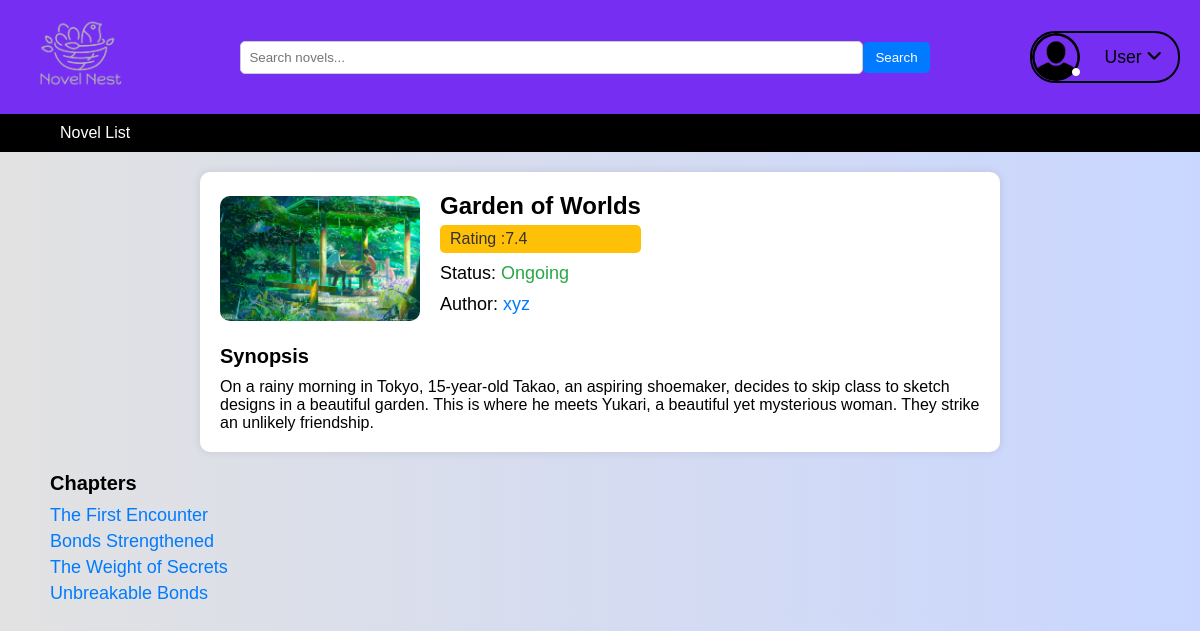
The page /noveldetails.php?novel_id=789006 on the database its author committed.
### tables this page shows
CREATE TABLE `novel` (
  `novel_id` bigint(20) UNSIGNED NOT NULL,
  `novel_name` varchar(255) NOT NULL,
  `status` tinyint(1) NOT NULL,
  `intro` longtext NOT NULL,
  `novel_img_link` varchar(255) NOT NULL,
  `Rating` float NOT NULL,
  `Action` tinyint(1) NOT NULL,
  `Adventure` tinyint(1) NOT NULL,
  `Fantasy` tinyint(1) NOT NULL,
  `Isekai` tinyint(1) NOT NULL,
  `Slice_of_Life` tinyint(1) NOT NULL,
  `Read_Count` int(11) NOT NULL
);

CREATE TABLE `novel_chapter` (
  `novel_id` bigint(20) UNSIGNED NOT NULL,
  `cpt_no` bigint(20) NOT NULL,
  `chapter_title` varchar(255) NOT NULL,
  `cpt_text` longtext NOT NULL,
  `Descript_ID` int(20) NOT NULL
);

### noveldetails.php (the view, shortened to what this page needs)
<?php
include 'dbconn.php';
if (isset($_GET['novel_id'])) {
    $novel_id = $_GET['novel_id'];
    $query = "SELECT * FROM novel WHERE novel_id = $novel_id";
    $result = mysqli_query($con, $query);
    if (mysqli_num_rows($result) > 0) {
        $row = mysqli_fetch_assoc($result);
        $novel_name = $row["novel_name"];
        $rating = $row["Rating"];
        $status = ($row["status"] == 0) ? "Completed" : "Ongoing";
        $author = "xyz";
        $synopsis = $row["intro"];
        $chapters_query = "SELECT * FROM novel_chapter WHERE novel_id = $novel_id ORDER BY cpt_no ASC";
        $chapters_result = mysqli_query($con, $chapters_query);
        $chapters = [];
        while ($chapter_row = mysqli_fetch_assoc($chapters_result)) {
            $chapters[] = $chapter_row;
        }
    } else {
        echo "Novel not found.";
    }
} else {
    echo "Invalid request.";
}
?>
<!DOCTYPE html>
<html lang="en">
<head>
    <link rel="stylesheet" href="detailstyles.css">
    <link rel="stylesheet" href="navbarStyles.css">
    <link
      rel="stylesheet"
      href="https://cdnjs.cloudflare.com/ajax/libs/font-awesome/6.2.1/css/all.min.css"
    />
</head>
<body>
<header>
    <a href="home.php" class="logo"><img src="assets/NovelNestLogo.png" alt="Novel Next Logo"></a>
    <div class="search-bar">
        <input type="text" id="searchInput" placeholder="Search novels...">
        <button onclick="searchNovels()">Search</button>
    </div>
    <div class="profile-dropdown">
        <div onclick="toggle()" class="profile-dropdown-btn">
            <div class="profile-img">
                <i class="fa-solid fa-circle"></i>
            </div>
            <span>
          <?php echo isset($_SESSION['user_name']) ? $_SESSION['user_name'] : 'User'; ?>
            <i class="fa-solid fa-angle-down"></i>
          </span>
        </div>
    </div>
</header>
<nav class="navbar">
    <ul>
        <li><a href="novel_list.php">Novel List</a></li>
    </ul>
</nav>
<div class="container">
    <div class="novel-header">
        <img src="<?php echo $row['novel_img_link']; ?>" alt="Cover Image">
        <div class="novel-info">
            <h1><?php echo $novel_name; ?></h1>
            <div class="rating">
                <span class="rating-count">Rating :<?php echo $rating; ?></span>
            </div>
            <p class="status">Status: <span><?php echo $status; ?></span></p>
            <p class="author">Author: <span><?php echo $author; ?></span></p>
        </div>
    </div>
    <div class="novel-description">
        <h2>Synopsis</h2>
        <p><?php echo $synopsis; ?></p>
    </div>
</div>
<div class="chapter-list">
    <h2>Chapters</h2>
    <ul>
        <?php foreach ($chapters as $chapter): ?>
             <li><a href="chapterPage.php?novel_id=<?php echo $novel_id; ?>&chapter_no=<?php echo $chapter['cpt_no']; ?>&chapter_title=<?php echo urlencode($chapter['chapter_title']); ?>&chapter_text=<?php echo urlencode($chapter['cpt_text']); ?>"><?php echo $chapter["chapter_title"]; ?></a></li>
        <?php endforeach; ?>
    </ul>
</div>
</body>
</html>

### detailstyles.css (style rules this page uses)
* { margin: 0; padding: 0; box-sizing: border-box; }
body { font-family: Arial, sans-serif; background-color: #c9d6ff; background: linear-gradient(to right, #e2e2e2, #c9d6ff); }
header { background-color: #762ef3; color: #ffffff; padding: 10px 20px; display: flex; align-items: center; justify-content: space-between; }
.logo { font-size: 1.5rem; text-decoration: none; color: #000000; }
.logo img { filter: brightness(70%); width: 120px; height: auto; transition: filter 0.3s; }
.search-bar { flex-grow: 1; margin: 20px auto; overflow: hidden; display: flex; justify-content: center; align-items: center; }
.search-bar input[type="text"] { padding: 8px; width: 70%; border: 1px solid #ccc; border-radius: 5px; }
.search-bar button { padding: 8px 12px; border: none; background-color: #007bff; color: #fff; border-radius: 5px; cursor: pointer; }
.profile-dropdown { position: relative; width: fit-content; }
.profile-dropdown-btn { display: flex; align-items: center; justify-content: space-between; padding-right: 1rem; font-size: 0.9rem; font-weight: 500; width: 150px; border-radius: 25px; overflow: hidden; background-color:#762ef3; cursor: pointer; border: 2px solid black; transition: box-shadow 0.2s ease-in, background-color 0.2s ease-in, border 0.3s; }
.profile-img { position: relative; width: 3rem; height: 3rem; border-radius: 50%; background: url(./assets/profile-pic.png); background-size: cover; }
.profile-img i { position: absolute; right: 0; bottom: 0.3rem; font-size: 0.5rem; color: var(--green); }
.profile-dropdown-btn span { margin: 0 0.5rem; margin-right: 0; color: #000000; font-size: 1.1rem; }
.container { max-width: 800px; margin: 20px auto; background-color: #fff; padding: 20px; border-radius: 10px; box-shadow: 0 0 10px rgba(0, 0, 0, 0.1); }
.novel-header { display: flex; align-items: center; }
.novel-header img { width: 200px; height: auto; border-radius: 10px; }
.novel-info { margin-left: 20px; }
.novel-info h1 { font-size: 24px; margin: 0; }
.rating { background-color: #ffc107; color: #333; font-size: 16px; padding: 5px 10px; border-radius: 5px; margin-top: 5px; }
.status, .author { font-size: 18px; margin: 10px 0; }
.status span { color: #28a745; }
.author span { color: #007bff; }
.novel-description { margin-top: 20px; }
.novel-description h2 { font-size: 20px; margin-bottom: 10px; }
.chapter-list { margin-top: 20px; margin-left: 50px }
.chapter-list h2 { font-size: 20px; margin-bottom: 10px; }
.chapter-list ul { list-style-type: none; padding: 0; }
.chapter-list ul li { font-size: 18px; margin-bottom: 5px; }
.chapter-list ul li a { color: #007bff; text-decoration: none; }

### navbarStyles.css (style rules this page uses)
.navbar { background-color: #000000 !important; padding: 10px 40px !important; }
.navbar ul { background-color: #000000 !important; list-style-type: none !important; margin: 0 !important; padding: 0 !important; text-align: left !important; }
.navbar ul li { background-color: #000000 !important; display: inline-block !important; margin-right: 20px !important; }
.navbar ul li:last-child { margin-right: 0 !important; }
.navbar ul li a { text-decoration: none !important; color: #fff !important; padding: 10px 20px !important; border-radius: 5px !important; transition: background-color 0.3s ease !important; }

### rows shown on the page
novel: novel_img_link (picture), novel_name "Garden of Worlds", Rating "7.4", status "Ongoing", intro "On a rainy morning in Tokyo, 15-year-old Takao, an aspiring shoemaker, decides to skip class to sketch designs in a beautiful garden. This is where he meets Yukari, a beautiful yet mysterious woman. They strike an unlikely friendship."
novel_chapter: chapter_title "The First Encounter"
novel_chapter: chapter_title "Bonds Strengthened"
novel_chapter: chapter_title "The Weight of Secrets"
novel_chapter: chapter_title "Unbreakable Bonds"

### other values the page prints
$author "xyz"
